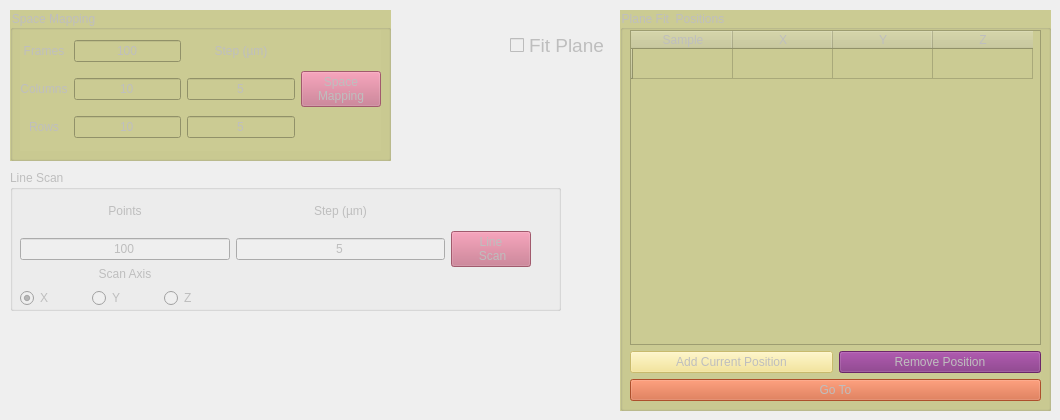
        <widget class="QWidget" name="tab_3">
         <attribute name="title">
          <string>Space Mapping</string>
         </attribute>
         <widget class="QGroupBox" name="space_map_group">
          <property name="enabled">
           <bool>false</bool>
          </property>
          <property name="geometry">
           <rect>
            <x>10</x>
            <y>10</y>
            <width>381</width>
            <height>151</height>
           </rect>
          </property>
          <property name="styleSheet">
           <string notr="true">background-color: rgb(203,203,147);</string>
          </property>
          <property name="title">
           <string>Space Mapping</string>
          </property>
          <widget class="QWidget" name="layoutWidget_2">
           <property name="geometry">
            <rect>
             <x>10</x>
             <y>20</y>
             <width>361</width>
             <height>121</height>
            </rect>
           </property>
           <layout class="QGridLayout" name="gridLayout_9">
            <item row="0" column="2">
             <widget class="QLabel" name="label_21">
              <property name="text">
               <string>Step (µm)</string>
              </property>
              <property name="alignment">
               <set>Qt::AlignCenter</set>
              </property>
             </widget>
            </item>
            <item row="1" column="0">
             <widget class="QLabel" name="label_19">
              <property name="text">
               <string>Columns</string>
              </property>
              <property name="alignment">
               <set>Qt::AlignCenter</set>
              </property>
             </widget>
            </item>
            <item row="2" column="0">
             <widget class="QLabel" name="label_20">
              <property name="text">
               <string>Rows</string>
              </property>
              <property name="alignment">
               <set>Qt::AlignCenter</set>
              </property>
             </widget>
            </item>
            <item row="0" column="0">
             <widget class="QLabel" name="label_18">
              <property name="text">
               <string>Frames</string>
              </property>
              <property name="alignment">
               <set>Qt::AlignCenter</set>
              </property>
             </widget>
            </item>
            <item row="0" column="1">
             <widget class="QLineEdit" name="space_map_frames">
              <property name="enabled">
               <bool>false</bool>
              </property>
              <property name="toolTip">
               <string>Frames used for space mapping.</string>
              </property>
              <property name="text">
               <string>100</string>
              </property>
              <property name="alignment">
               <set>Qt::AlignCenter</set>
              </property>
             </widget>
            </item>
            <item row="0" column="3" rowspan="3">
             <widget class="QPushButton" name="space_map_button">
              <property name="toolTip">
               <string>Starts Space mapping measurement.</string>
              </property>
              <property name="styleSheet">
               <string notr="true">background-color: rgb(196, 110, 133)</string>
              </property>
              <property name="text">
               <string>Space
Mapping</string>
              </property>
             </widget>
            </item>
            <item row="1" column="1">
             <widget class="QLineEdit" name="space_map_colums">
              <property name="toolTip">
               <string>Number of colums to be used in space map.</string>
              </property>
              <property name="text">
               <string>10</string>
              </property>
              <property name="alignment">
               <set>Qt::AlignCenter</set>
              </property>
             </widget>
            </item>
            <item row="1" column="2">
             <widget class="QLineEdit" name="column_step">
              <property name="toolTip">
               <string>Step size for each Column.</string>
              </property>
              <property name="text">
               <string>5</string>
              </property>
              <property name="alignment">
               <set>Qt::AlignCenter</set>
              </property>
             </widget>
            </item>
            <item row="2" column="1">
             <widget class="QLineEdit" name="space_map_lines">
              <property name="toolTip">
               <string>Number of Rows to be used in space map.</string>
              </property>
              <property name="text">
               <string>10</string>
              </property>
              <property name="alignment">
               <set>Qt::AlignCenter</set>
              </property>
             </widget>
            </item>
            <item row="2" column="2">
             <widget class="QLineEdit" name="line_step">
              <property name="toolTip">
               <string>Step size for each row.</string>
              </property>
              <property name="text">
               <string>5</string>
              </property>
              <property name="alignment">
               <set>Qt::AlignCenter</set>
              </property>
             </widget>
            </item>
           </layout>
          </widget>
         </widget>
         <widget class="QCheckBox" name="fit_plane">
          <property name="enabled">
           <bool>false</bool>
          </property>
          <property name="geometry">
           <rect>
            <x>510</x>
            <y>20</y>
            <width>101</width>
            <height>51</height>
           </rect>
          </property>
          <property name="font">
           <font>
            <pointsize>14</pointsize>
           </font>
          </property>
          <property name="toolTip">
           <string>Fits a plane from the poins in the table for automatic Z focus.</string>
          </property>
          <property name="text">
           <string>Fit Plane</string>
          </property>
         </widget>
         <widget class="QGroupBox" name="stored_positions_3">
          <property name="enabled">
           <bool>false</bool>
          </property>
          <property name="geometry">
           <rect>
            <x>620</x>
            <y>10</y>
            <width>431</width>
            <height>401</height>
           </rect>
          </property>
          <property name="styleSheet">
           <string notr="true">background-color: rgb(203,203,147);</string>
          </property>
          <property name="title">
           <string>Plane Fit  Positions</string>
          </property>
          <widget class="QWidget" name="layoutWidget_6">
           <property name="geometry">
            <rect>
             <x>10</x>
             <y>20</y>
             <width>411</width>
             <height>371</height>
            </rect>
           </property>
           <layout class="QGridLayout" name="gridLayout_15">
            <item row="2" column="0" colspan="2">
             <widget class="QPushButton" name="go_to_position_2">
              <property name="sizePolicy">
               <sizepolicy hsizetype="Minimum" vsizetype="Preferred">
                <horstretch>0</horstretch>
                <verstretch>0</verstretch>
               </sizepolicy>
              </property>
              <property name="toolTip">
               <string>Move to selected position.</string>
              </property>
              <property name="styleSheet">
               <string notr="true">background-color: rgb(211, 97, 53);</string>
              </property>
              <property name="text">
               <string>Go To</string>
              </property>
             </widget>
            </item>
            <item row="1" column="0">
             <widget class="QPushButton" name="add_position_2">
              <property name="sizePolicy">
               <sizepolicy hsizetype="Minimum" vsizetype="Minimum">
                <horstretch>0</horstretch>
                <verstretch>0</verstretch>
               </sizepolicy>
              </property>
              <property name="toolTip">
               <string>Adds current position for the plane fit.</string>
              </property>
              <property name="styleSheet">
               <string notr="true">background-color: rgb(244, 226, 133)</string>
              </property>
              <property name="text">
               <string>Add Current Position</string>
              </property>
             </widget>
            </item>
            <item row="1" column="1">
             <widget class="QPushButton" name="remove_position_2">
              <property name="sizePolicy">
               <sizepolicy hsizetype="Minimum" vsizetype="Minimum">
                <horstretch>0</horstretch>
                <verstretch>0</verstretch>
               </sizepolicy>
              </property>
              <property name="toolTip">
               <string>removes current position from the plane fit.</string>
              </property>
              <property name="styleSheet">
               <string notr="true">background-color: rgb(130, 46, 129)</string>
              </property>
              <property name="text">
               <string>Remove Position</string>
              </property>
             </widget>
            </item>
            <item row="0" column="0" colspan="2">
             <widget class="QTableWidget" name="plane_positions">
              <property name="sizePolicy">
               <sizepolicy hsizetype="Expanding" vsizetype="Expanding">
                <horstretch>0</horstretch>
                <verstretch>0</verstretch>
               </sizepolicy>
              </property>
              <property name="styleSheet">
               <string notr="true">background-color: rgb(203,203,147);</string>
              </property>
              <property name="tabKeyNavigation">
               <bool>true</bool>
              </property>
              <property name="dragEnabled">
               <bool>true</bool>
              </property>
              <property name="alternatingRowColors">
               <bool>true</bool>
              </property>
              <attribute name="horizontalHeaderCascadingSectionResizes">
               <bool>false</bool>
              </attribute>
              <row>
               <property name="text">
                <string/>
               </property>
              </row>
              <column>
               <property name="text">
                <string>Sample</string>
               </property>
              </column>
              <column>
               <property name="text">
                <string>X</string>
               </property>
              </column>
              <column>
               <property name="text">
                <string>Y</string>
               </property>
              </column>
              <column>
               <property name="text">
                <string>Z</string>
               </property>
              </column>
             </widget>
            </item>
           </layout>
          </widget>
         </widget>
         <widget class="QGroupBox" name="groupBox_10">
          <property name="enabled">
           <bool>false</bool>
          </property>
          <property name="geometry">
           <rect>
            <x>10</x>
            <y>170</y>
            <width>551</width>
            <height>141</height>
           </rect>
          </property>
          <property name="title">
           <string>Line Scan</string>
          </property>
          <widget class="QWidget" name="layoutWidget_21">
           <property name="geometry">
            <rect>
             <x>10</x>
             <y>20</y>
             <width>511</width>
             <height>118</height>
            </rect>
           </property>
           <layout class="QGridLayout" name="gridLayout_39">
            <item row="0" column="1">
             <widget class="QLabel" name="label_154">
              <property name="text">
               <string>Points</string>
              </property>
              <property name="alignment">
               <set>Qt::AlignCenter</set>
              </property>
             </widget>
            </item>
            <item row="0" column="3" rowspan="3" colspan="2">
             <widget class="QPushButton" name="line_scan_button">
              <property name="toolTip">
               <string>Starts Space mapping measurement.</string>
              </property>
              <property name="styleSheet">
               <string notr="true">background-color: rgb(196, 110, 133)</string>
              </property>
              <property name="text">
               <string>Line 
 Scan</string>
              </property>
             </widget>
            </item>
            <item row="1" column="1">
             <widget class="QLineEdit" name="line_scan_points">
              <property name="toolTip">
               <string>Number of colums to be used in space map.</string>
              </property>
              <property name="text">
               <string>100</string>
              </property>
              <property name="alignment">
               <set>Qt::AlignCenter</set>
              </property>
             </widget>
            </item>
            <item row="0" column="2">
             <widget class="QLabel" name="label_153">
              <property name="text">
               <string>Step (µm)</string>
              </property>
              <property name="alignment">
               <set>Qt::AlignCenter</set>
              </property>
             </widget>
            </item>
            <item row="1" column="2">
             <widget class="QLineEdit" name="line_scan_step">
              <property name="toolTip">
               <string>Step size for each Column.</string>
              </property>
              <property name="text">
               <string>5</string>
              </property>
              <property name="alignment">
               <set>Qt::AlignCenter</set>
              </property>
             </widget>
            </item>
            <item row="2" column="1">
             <layout class="QGridLayout" name="gridLayout_41">
              <item row="1" column="0">
               <widget class="QRadioButton" name="line_scan_x">
                <property name="text">
                 <string>X</string>
                </property>
                <property name="checked">
                 <bool>true</bool>
                </property>
                <attribute name="buttonGroup">
                 <string notr="true">line_sca_group</string>
                </attribute>
               </widget>
              </item>
              <item row="1" column="2">
               <widget class="QRadioButton" name="line_scan_z">
                <property name="text">
                 <string>Z</string>
                </property>
                <attribute name="buttonGroup">
                 <string notr="true">line_sca_group</string>
                </attribute>
               </widget>
              </item>
              <item row="1" column="1">
               <widget class="QRadioButton" name="line_scan_y">
                <property name="text">
                 <string>Y</string>
                </property>
                <attribute name="buttonGroup">
                 <string notr="true">line_sca_group</string>
                </attribute>
               </widget>
              </item>
              <item row="0" column="0" colspan="3">
               <widget class="QLabel" name="label_155">
                <property name="text">
                 <string>Scan Axis</string>
                </property>
                <property name="alignment">
                 <set>Qt::AlignCenter</set>
                </property>
               </widget>
              </item>
             </layout>
            </item>
           </layout>
          </widget>
         </widget>
        </widget>
